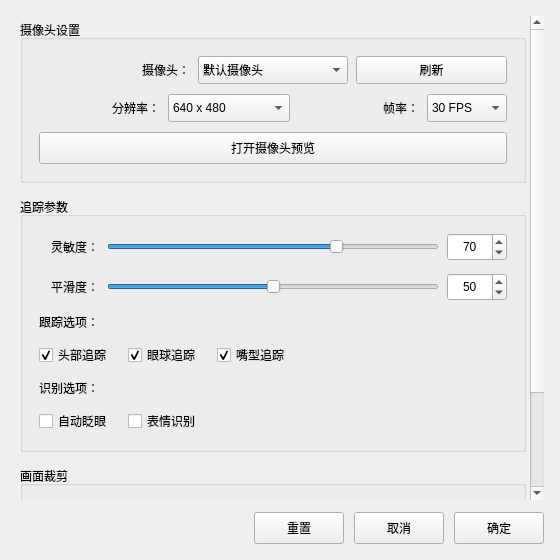
<?xml version="1.0" encoding="UTF-8"?>
<ui version="4.0">
 <class>FaceCapSettingWindow</class>
 <widget class="QWidget" name="FaceCapSettingWindow">
  <property name="geometry">
   <rect>
    <x>0</x>
    <y>0</y>
    <width>560</width>
    <height>560</height>
   </rect>
  </property>
  <property name="windowTitle">
   <string>面捕功能设置</string>
  </property>
  <layout class="QVBoxLayout" name="verticalLayout_root">
   <property name="leftMargin">
    <number>16</number>
   </property>
   <property name="topMargin">
    <number>16</number>
   </property>
   <property name="rightMargin">
    <number>16</number>
   </property>
   <property name="bottomMargin">
    <number>16</number>
   </property>
   <property name="spacing">
    <number>12</number>
   </property>
   <item>
    <widget class="QScrollArea" name="scrollArea">
     <property name="frameShape">
      <enum>QFrame::Shape::NoFrame</enum>
     </property>
     <property name="horizontalScrollBarPolicy">
      <enum>Qt::ScrollBarPolicy::ScrollBarAlwaysOff</enum>
     </property>
     <property name="widgetResizable">
      <bool>true</bool>
     </property>
     <widget class="QWidget" name="scrollAreaWidgetContents">
      <property name="geometry">
       <rect>
        <x>0</x>
        <y>0</y>
        <width>528</width>
        <height>460</height>
       </rect>
      </property>
      <layout class="QVBoxLayout" name="verticalLayout_scroll">
       <property name="leftMargin">
        <number>4</number>
       </property>
       <property name="topMargin">
        <number>4</number>
       </property>
       <property name="rightMargin">
        <number>4</number>
       </property>
       <property name="bottomMargin">
        <number>4</number>
       </property>
       <property name="spacing">
        <number>14</number>
       </property>
       <item>
        <widget class="QGroupBox" name="groupBox_cam">
         <property name="title">
          <string>摄像头设置</string>
         </property>
         <layout class="QVBoxLayout" name="verticalLayout_cam">
          <property name="leftMargin">
           <number>16</number>
          </property>
          <property name="topMargin">
           <number>16</number>
          </property>
          <property name="rightMargin">
           <number>16</number>
          </property>
          <property name="bottomMargin">
           <number>16</number>
          </property>
          <property name="spacing">
           <number>10</number>
          </property>
          <item>
           <layout class="QHBoxLayout" name="horizontalLayout_cam">
            <property name="spacing">
             <number>8</number>
            </property>
            <item>
             <widget class="QLabel" name="label_camera">
              <property name="minimumSize">
               <size>
                <width>60</width>
                <height>0</height>
               </size>
              </property>
              <property name="text">
               <string>摄像头：</string>
              </property>
              <property name="alignment">
               <set>Qt::AlignmentFlag::AlignRight|Qt::AlignmentFlag::AlignVCenter</set>
              </property>
             </widget>
            </item>
            <item>
             <widget class="QComboBox" name="comboBox_camera">
              <property name="minimumSize">
               <size>
                <width>0</width>
                <height>28</height>
               </size>
              </property>
              <item>
               <property name="text">
                <string>默认摄像头</string>
               </property>
              </item>
             </widget>
            </item>
            <item>
             <widget class="QPushButton" name="pushButton_refreshCam">
              <property name="minimumSize">
               <size>
                <width>70</width>
                <height>28</height>
               </size>
              </property>
              <property name="text">
               <string>刷新</string>
              </property>
             </widget>
            </item>
           </layout>
          </item>
          <item>
           <layout class="QHBoxLayout" name="horizontalLayout_res">
            <property name="spacing">
             <number>8</number>
            </property>
            <item>
             <widget class="QLabel" name="label_resolution">
              <property name="minimumSize">
               <size>
                <width>60</width>
                <height>0</height>
               </size>
              </property>
              <property name="text">
               <string>分辨率：</string>
              </property>
              <property name="alignment">
               <set>Qt::AlignmentFlag::AlignRight|Qt::AlignmentFlag::AlignVCenter</set>
              </property>
             </widget>
            </item>
            <item>
             <widget class="QComboBox" name="comboBox_resolution">
              <property name="minimumSize">
               <size>
                <width>0</width>
                <height>28</height>
               </size>
              </property>
              <item>
               <property name="text">
                <string>640 x 480</string>
               </property>
              </item>
              <item>
               <property name="text">
                <string>1280 x 720</string>
               </property>
              </item>
              <item>
               <property name="text">
                <string>1920 x 1080</string>
               </property>
              </item>
             </widget>
            </item>
            <item>
             <widget class="QLabel" name="label_fps">
              <property name="minimumSize">
               <size>
                <width>40</width>
                <height>0</height>
               </size>
              </property>
              <property name="text">
               <string>帧率：</string>
              </property>
              <property name="alignment">
               <set>Qt::AlignmentFlag::AlignRight|Qt::AlignmentFlag::AlignVCenter</set>
              </property>
             </widget>
            </item>
            <item>
             <widget class="QComboBox" name="comboBox_fps">
              <property name="minimumSize">
               <size>
                <width>80</width>
                <height>28</height>
               </size>
              </property>
              <property name="maximumSize">
               <size>
                <width>80</width>
                <height>16777215</height>
               </size>
              </property>
              <item>
               <property name="text">
                <string>30 FPS</string>
               </property>
              </item>
              <item>
               <property name="text">
                <string>60 FPS</string>
               </property>
              </item>
             </widget>
            </item>
           </layout>
          </item>
          <item>
           <widget class="QPushButton" name="pushButton_preview">
            <property name="minimumSize">
             <size>
              <width>0</width>
              <height>32</height>
             </size>
            </property>
            <property name="text">
             <string>打开摄像头预览</string>
            </property>
           </widget>
          </item>
         </layout>
        </widget>
       </item>
       <item>
        <widget class="QGroupBox" name="groupBox_tracking">
         <property name="title">
          <string>追踪参数</string>
         </property>
         <layout class="QVBoxLayout" name="verticalLayout_tracking">
          <property name="leftMargin">
           <number>16</number>
          </property>
          <property name="topMargin">
           <number>16</number>
          </property>
          <property name="rightMargin">
           <number>16</number>
          </property>
          <property name="bottomMargin">
           <number>16</number>
          </property>
          <property name="spacing">
           <number>12</number>
          </property>
          <item>
           <layout class="QHBoxLayout" name="horizontalLayout_sensitivity">
            <property name="spacing">
             <number>8</number>
            </property>
            <item>
             <widget class="QLabel" name="label_sensitivity">
              <property name="minimumSize">
               <size>
                <width>60</width>
                <height>0</height>
               </size>
              </property>
              <property name="text">
               <string>灵敏度：</string>
              </property>
              <property name="alignment">
               <set>Qt::AlignmentFlag::AlignRight|Qt::AlignmentFlag::AlignVCenter</set>
              </property>
             </widget>
            </item>
            <item>
             <widget class="QSlider" name="horizontalSlider_sensitivity">
              <property name="maximum">
               <number>100</number>
              </property>
              <property name="value">
               <number>70</number>
              </property>
              <property name="orientation">
               <enum>Qt::Orientation::Horizontal</enum>
              </property>
             </widget>
            </item>
            <item>
             <widget class="QSpinBox" name="spinBox_sensitivity">
              <property name="minimumSize">
               <size>
                <width>60</width>
                <height>28</height>
               </size>
              </property>
              <property name="maximumSize">
               <size>
                <width>60</width>
                <height>16777215</height>
               </size>
              </property>
              <property name="maximum">
               <number>100</number>
              </property>
              <property name="value">
               <number>70</number>
              </property>
              <property name="alignment">
               <set>Qt::AlignmentFlag::AlignCenter</set>
              </property>
             </widget>
            </item>
           </layout>
          </item>
          <item>
           <layout class="QHBoxLayout" name="horizontalLayout_smooth">
            <property name="spacing">
             <number>8</number>
            </property>
            <item>
             <widget class="QLabel" name="label_smooth">
              <property name="minimumSize">
               <size>
                <width>60</width>
                <height>0</height>
               </size>
              </property>
              <property name="text">
               <string>平滑度：</string>
              </property>
              <property name="alignment">
               <set>Qt::AlignmentFlag::AlignRight|Qt::AlignmentFlag::AlignVCenter</set>
              </property>
             </widget>
            </item>
            <item>
             <widget class="QSlider" name="horizontalSlider_smooth">
              <property name="maximum">
               <number>100</number>
              </property>
              <property name="value">
               <number>50</number>
              </property>
              <property name="orientation">
               <enum>Qt::Orientation::Horizontal</enum>
              </property>
             </widget>
            </item>
            <item>
             <widget class="QSpinBox" name="spinBox_smooth">
              <property name="minimumSize">
               <size>
                <width>60</width>
                <height>28</height>
               </size>
              </property>
              <property name="maximumSize">
               <size>
                <width>60</width>
                <height>16777215</height>
               </size>
              </property>
              <property name="maximum">
               <number>100</number>
              </property>
              <property name="value">
               <number>50</number>
              </property>
              <property name="alignment">
               <set>Qt::AlignmentFlag::AlignCenter</set>
              </property>
             </widget>
            </item>
           </layout>
          </item>
          <item>
           <widget class="QLabel" name="label_trackOptions">
            <property name="text">
             <string>跟踪选项：</string>
            </property>
           </widget>
          </item>
          <item>
           <layout class="QHBoxLayout" name="horizontalLayout_trackOptions">
            <property name="spacing">
             <number>16</number>
            </property>
            <item>
             <widget class="QCheckBox" name="checkBox_headTrack">
              <property name="text">
               <string>头部追踪</string>
              </property>
              <property name="checked">
               <bool>true</bool>
              </property>
             </widget>
            </item>
            <item>
             <widget class="QCheckBox" name="checkBox_eyeTrack">
              <property name="text">
               <string>眼球追踪</string>
              </property>
              <property name="checked">
               <bool>true</bool>
              </property>
             </widget>
            </item>
            <item>
             <widget class="QCheckBox" name="checkBox_mouthTrack">
              <property name="text">
               <string>嘴型追踪</string>
              </property>
              <property name="checked">
               <bool>true</bool>
              </property>
             </widget>
            </item>
            <item>
             <spacer name="horizontalSpacer_trackOptions">
              <property name="orientation">
               <enum>Qt::Horizontal</enum>
              </property>
              <property name="sizeHint" stdset="0">
               <size>
                <width>40</width>
                <height>20</height>
               </size>
              </property>
             </spacer>
            </item>
           </layout>
          </item>
          <item>
           <widget class="QLabel" name="label_recognizeOptions">
            <property name="text">
             <string>识别选项：</string>
            </property>
           </widget>
          </item>
          <item>
           <layout class="QHBoxLayout" name="horizontalLayout_recognizeOptions">
            <property name="spacing">
             <number>16</number>
            </property>
            <item>
             <widget class="QCheckBox" name="checkBox_blink">
              <property name="text">
               <string>自动眨眼</string>
              </property>
             </widget>
            </item>
            <item>
             <widget class="QCheckBox" name="checkBox_expression">
              <property name="text">
               <string>表情识别</string>
              </property>
             </widget>
            </item>
            <item>
             <spacer name="horizontalSpacer_recognizeOptions">
              <property name="orientation">
               <enum>Qt::Horizontal</enum>
              </property>
              <property name="sizeHint" stdset="0">
               <size>
                <width>40</width>
                <height>20</height>
               </size>
              </property>
             </spacer>
            </item>
           </layout>
          </item>
         </layout>
        </widget>
       </item>
       <item>
        <widget class="QGroupBox" name="groupBox_crop">
         <property name="title">
          <string>画面裁剪</string>
         </property>
         <layout class="QHBoxLayout" name="horizontalLayout_crop">
          <property name="leftMargin">
           <number>16</number>
          </property>
          <property name="topMargin">
           <number>16</number>
          </property>
          <property name="rightMargin">
           <number>16</number>
          </property>
          <property name="bottomMargin">
           <number>16</number>
          </property>
          <property name="spacing">
           <number>16</number>
          </property>
          <item>
           <widget class="QPushButton" name="pushButton_cropOptions">
            <property name="minimumSize">
             <size>
              <width>100</width>
              <height>32</height>
             </size>
            </property>
            <property name="text">
             <string>裁剪选项</string>
            </property>
           </widget>
          </item>
          <item>
           <widget class="QLabel" name="label_cropPreview">
            <property name="minimumSize">
             <size>
              <width>140</width>
              <height>100</height>
             </size>
            </property>
            <property name="maximumSize">
             <size>
              <width>140</width>
              <height>100</height>
             </size>
            </property>
            <property name="styleSheet">
             <string notr="true">QLabel { border: 1px solid #d0d0d0; border-radius: 4px; background-color: #f5f5f5; color: #888; }</string>
            </property>
            <property name="frameShape">
             <enum>QFrame::Shape::StyledPanel</enum>
            </property>
            <property name="alignment">
             <set>Qt::AlignmentFlag::AlignCenter</set>
            </property>
            <property name="text">
             <string>裁剪预览</string>
            </property>
           </widget>
          </item>
          <item>
           <spacer name="horizontalSpacer_crop">
            <property name="orientation">
             <enum>Qt::Horizontal</enum>
            </property>
            <property name="sizeHint" stdset="0">
             <size>
              <width>40</width>
              <height>20</height>
             </size>
            </property>
           </spacer>
          </item>
         </layout>
        </widget>
       </item>
       <item>
        <spacer name="verticalSpacer">
         <property name="orientation">
          <enum>Qt::Orientation::Vertical</enum>
         </property>
         <property name="sizeHint" stdset="0">
          <size>
           <width>20</width>
           <height>20</height>
          </size>
         </property>
        </spacer>
       </item>
      </layout>
     </widget>
    </widget>
   </item>
   <item>
    <layout class="QHBoxLayout" name="horizontalLayout_buttons">
     <property name="spacing">
      <number>10</number>
     </property>
     <item>
      <spacer name="horizontalSpacer_buttons">
       <property name="orientation">
        <enum>Qt::Horizontal</enum>
       </property>
       <property name="sizeHint" stdset="0">
        <size>
         <width>40</width>
         <height>20</height>
        </size>
       </property>
      </spacer>
     </item>
     <item>
      <widget class="QPushButton" name="pushButton_reset">
       <property name="minimumSize">
        <size>
         <width>90</width>
         <height>32</height>
        </size>
       </property>
       <property name="text">
        <string>重置</string>
       </property>
      </widget>
     </item>
     <item>
      <widget class="QPushButton" name="pushButton_cancel">
       <property name="minimumSize">
        <size>
         <width>90</width>
         <height>32</height>
        </size>
       </property>
       <property name="text">
        <string>取消</string>
       </property>
      </widget>
     </item>
     <item>
      <widget class="QPushButton" name="pushButton_ok">
       <property name="minimumSize">
        <size>
         <width>90</width>
         <height>32</height>
        </size>
       </property>
       <property name="text">
        <string>确定</string>
       </property>
      </widget>
     </item>
    </layout>
   </item>
  </layout>
 </widget>
 <resources/>
 <connections/>
</ui>
